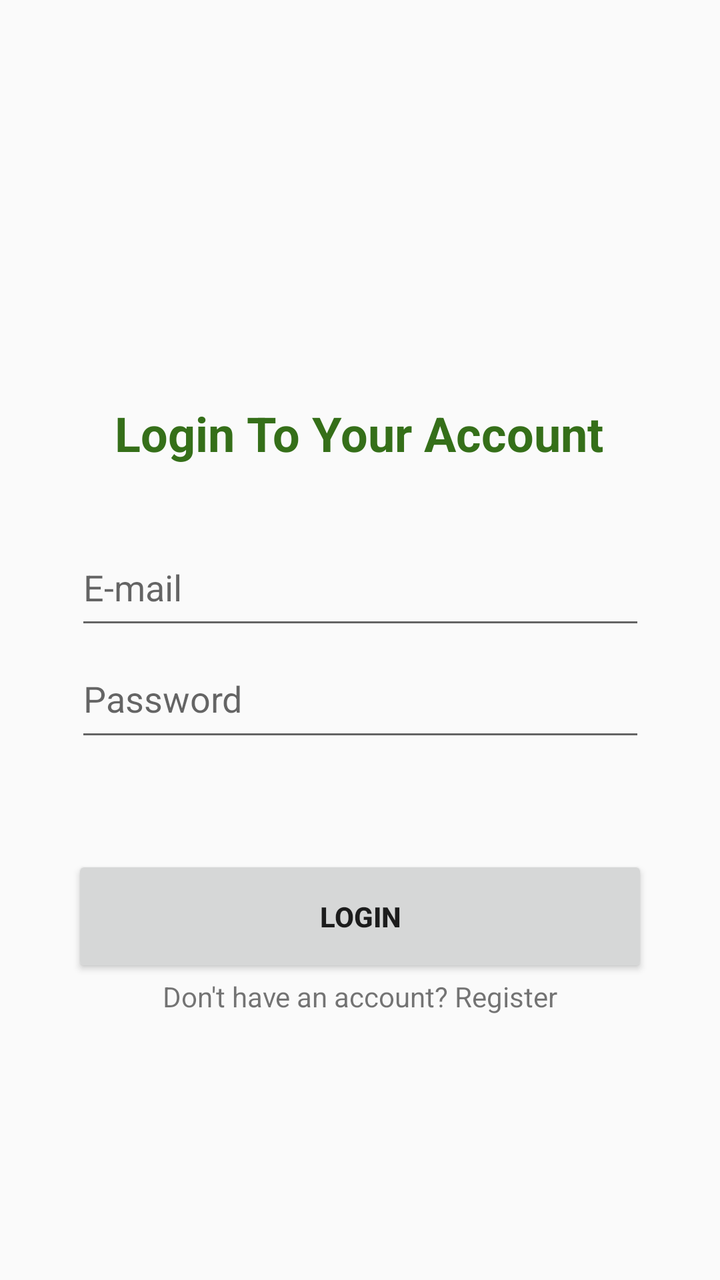
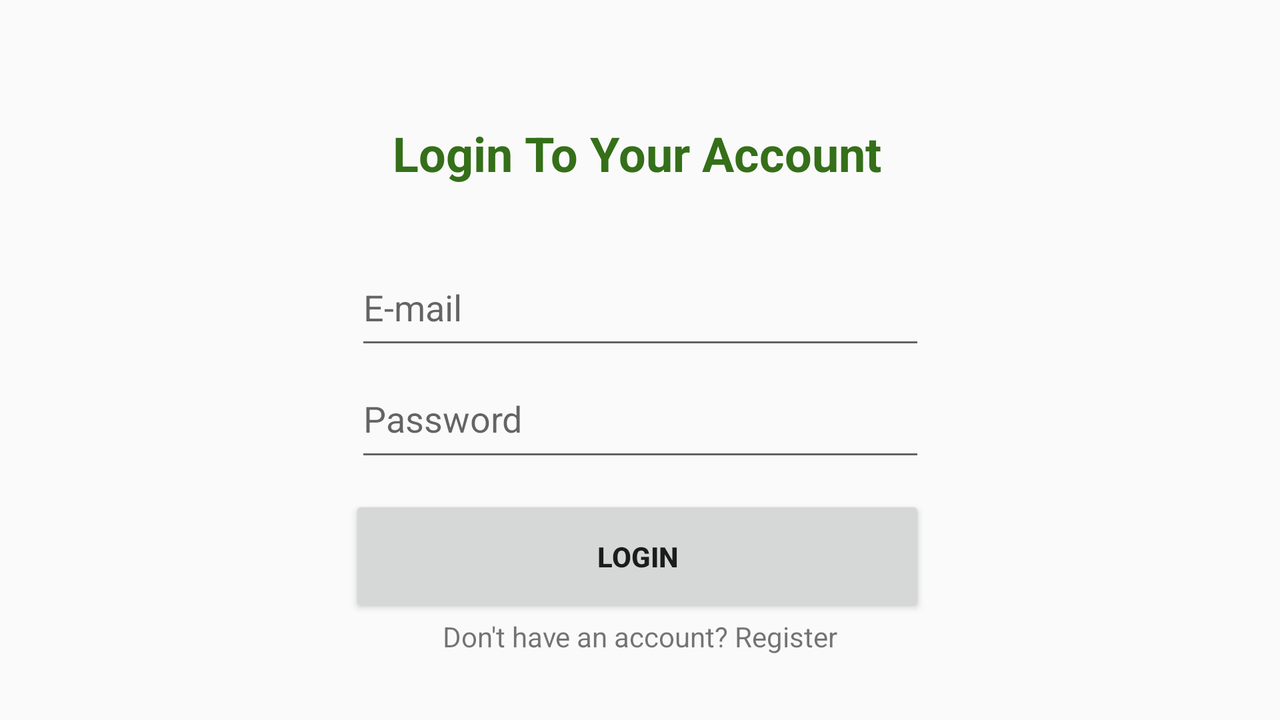

The same Android screen from two of the app's own layout files: first res/layout/ as a phone draws it, then the author's variant for another configuration, drawn on a device whose configuration selects that folder. Both files follow.
<!-- AndroidManifest.xml: activity theme AppTheme.NoActionBar -->
<!-- res/layout/activity_login.xml -->
<?xml version="1.0" encoding="utf-8"?>
<androidx.constraintlayout.widget.ConstraintLayout xmlns:android="http://schemas.android.com/apk/res/android"
    xmlns:app="http://schemas.android.com/apk/res-auto"
    xmlns:tools="http://schemas.android.com/tools"
    android:layout_width="match_parent"
    android:layout_height="match_parent"
    android:background="@drawable/bg"
    tools:context=".LoginActivity">

    <EditText
        android:id="@+id/editText3"
        android:layout_width="285dp"
        android:layout_height="55dp"
        android:ems="10"
        android:hint="@string/e_mail"
        android:inputType="textEmailAddress"
        app:layout_constraintBottom_toTopOf="@+id/editText4"
        app:layout_constraintEnd_toEndOf="parent"
        app:layout_constraintHorizontal_bias="0.5"
        app:layout_constraintStart_toStartOf="parent"
        app:layout_constraintTop_toTopOf="parent"
        app:layout_constraintVertical_chainStyle="packed" />

    <EditText
        android:id="@+id/editText4"
        android:layout_width="285dp"
        android:layout_height="56dp"
        android:layout_marginStart="8dp"
        android:layout_marginLeft="8dp"
        android:layout_marginEnd="8dp"
        android:layout_marginRight="8dp"
        android:ems="10"
        android:hint="@string/password"
        android:inputType="textEmailAddress"
        app:layout_constraintBottom_toBottomOf="parent"
        app:layout_constraintEnd_toEndOf="parent"
        app:layout_constraintStart_toStartOf="parent"
        app:layout_constraintTop_toBottomOf="@+id/editText3" />

    <TextView
        android:id="@+id/textView3"
        android:layout_width="wrap_content"
        android:layout_height="wrap_content"
        android:layout_marginBottom="32dp"
        android:text="@string/login_to_your_account"
        android:textColor="#356F19"
        android:textSize="24sp"
        android:textStyle="bold"
        app:layout_constraintBottom_toTopOf="@+id/editText3"
        app:layout_constraintEnd_toEndOf="parent"
        app:layout_constraintHorizontal_bias="0.496"
        app:layout_constraintStart_toStartOf="parent" />

    <ImageView
        android:id="@+id/imageView5"
        android:layout_width="93dp"
        android:layout_height="102dp"
        android:layout_marginBottom="32dp"
        app:layout_constraintBottom_toTopOf="@+id/textView3"
        app:layout_constraintEnd_toEndOf="parent"
        app:layout_constraintStart_toStartOf="parent"
        app:srcCompat="@drawable/ic_todo" />

    <Button
        android:id="@+id/button"
        android:layout_width="288dp"
        android:layout_height="61dp"
        android:layout_marginTop="52dp"
        android:text="@string/login"
        android:textStyle="bold"
        app:layout_constraintEnd_toEndOf="parent"
        app:layout_constraintStart_toStartOf="parent"
        app:layout_constraintTop_toBottomOf="@+id/editText4" />

    <TextView
        android:id="@+id/textView4"
        android:layout_width="wrap_content"
        android:layout_height="wrap_content"
        android:layout_marginStart="8dp"
        android:layout_marginLeft="8dp"
        android:layout_marginEnd="8dp"
        android:layout_marginRight="8dp"
        android:text="@string/don_t_have_an_account_register"
        app:layout_constraintEnd_toEndOf="parent"
        app:layout_constraintStart_toStartOf="parent"
        app:layout_constraintTop_toBottomOf="@+id/button" />

</androidx.constraintlayout.widget.ConstraintLayout>
<!-- resources referenced by this layout -->
<resources>
  <string name="don_t_have_an_account_register">Don\'t have an account? Register</string>
  <string name="e_mail">E-mail</string>
  <string name="login">LOGIN</string>
  <string name="login_to_your_account">Login To Your Account</string>
  <string name="password">Password</string>
  <style name="AppTheme.NoActionBar">
          <item name="windowActionBar">false</item>
          <item name="windowNoTitle">true</item>
      </style>
</resources>
<!-- res/layout-land/activity_login.xml (the author's variant of the layout above) -->
<!-- drawn on the phone turned sideways -->
<?xml version="1.0" encoding="utf-8"?>
<androidx.constraintlayout.widget.ConstraintLayout xmlns:android="http://schemas.android.com/apk/res/android"
    xmlns:app="http://schemas.android.com/apk/res-auto"
    xmlns:tools="http://schemas.android.com/tools"
    android:layout_width="match_parent"
    android:layout_height="match_parent"
    android:background="@drawable/bg"
    tools:context=".LoginActivity">

    <EditText
        android:id="@+id/editText3"
        android:layout_width="285dp"
        android:layout_height="55dp"
        android:ems="10"
        android:hint="@string/e_mail"
        android:inputType="textEmailAddress"
        app:layout_constraintBottom_toTopOf="@+id/editText4"
        app:layout_constraintEnd_toEndOf="parent"
        app:layout_constraintStart_toStartOf="parent"
        app:layout_constraintTop_toTopOf="parent"
        app:layout_constraintVertical_chainStyle="packed" />

    <EditText
        android:id="@+id/editText4"
        android:layout_width="285dp"
        android:layout_height="56dp"
        android:layout_marginStart="8dp"
        android:layout_marginLeft="8dp"
        android:layout_marginEnd="8dp"
        android:layout_marginRight="8dp"
        android:ems="10"
        android:hint="@string/password"
        android:inputType="textEmailAddress"
        app:layout_constraintBottom_toBottomOf="parent"
        app:layout_constraintEnd_toEndOf="parent"
        app:layout_constraintStart_toStartOf="parent"
        app:layout_constraintTop_toBottomOf="@+id/editText3" />

    <TextView
        android:id="@+id/textView3"
        android:layout_width="wrap_content"
        android:layout_height="wrap_content"
        android:layout_marginBottom="32dp"
        android:text="@string/login_to_your_account"
        android:textColor="#356F19"
        android:textSize="24sp"
        android:textStyle="bold"
        app:layout_constraintBottom_toTopOf="@+id/editText3"
        app:layout_constraintEnd_toEndOf="parent"
        app:layout_constraintHorizontal_bias="0.496"
        app:layout_constraintStart_toStartOf="parent" />

    <ImageView
        android:id="@+id/imageView5"
        android:layout_width="93dp"
        android:layout_height="102dp"
        app:layout_constraintBottom_toBottomOf="parent"
        app:layout_constraintEnd_toStartOf="@+id/editText3"
        app:layout_constraintHorizontal_bias="0.492"
        app:layout_constraintStart_toStartOf="parent"
        app:layout_constraintTop_toTopOf="parent"
        app:layout_constraintVertical_bias="0.278"
        app:srcCompat="@drawable/ic_todo" />

    <Button
        android:id="@+id/button"
        android:layout_width="288dp"
        android:layout_height="61dp"
        android:layout_marginTop="12dp"
        android:text="@string/login"
        android:textStyle="bold"
        app:layout_constraintEnd_toEndOf="parent"
        app:layout_constraintHorizontal_bias="0.496"
        app:layout_constraintStart_toStartOf="parent"
        app:layout_constraintTop_toBottomOf="@+id/editText4" />

    <TextView
        android:id="@+id/textView4"
        android:layout_width="wrap_content"
        android:layout_height="wrap_content"
        android:layout_marginStart="8dp"
        android:layout_marginLeft="8dp"
        android:layout_marginEnd="8dp"
        android:layout_marginRight="8dp"
        android:text="@string/don_t_have_an_account_register"
        app:layout_constraintEnd_toEndOf="parent"
        app:layout_constraintStart_toStartOf="parent"
        app:layout_constraintTop_toBottomOf="@+id/button" />

</androidx.constraintlayout.widget.ConstraintLayout>
